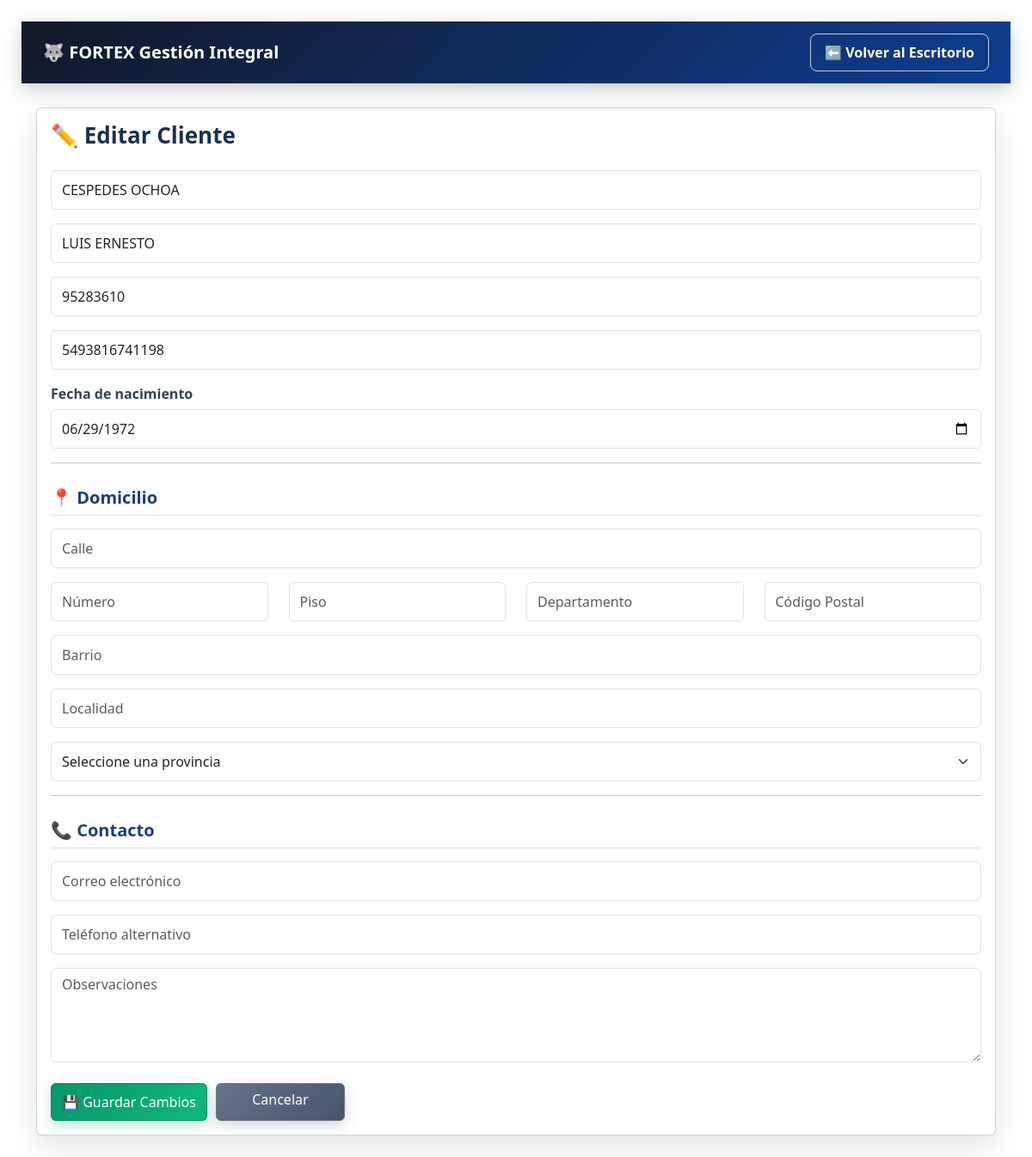
/clientes/2/editar/, run on the app's committed database.
### clientes/models.py (models this page shows, shortened)
class Cliente(models.Model):
    nombre = models.CharField("Nombre", max_length=100)
    apellido = models.CharField("Apellido", max_length=100)
    dni = models.CharField("DNI", max_length=20, unique=True)
    fecha_nacimiento = models.DateField(
        "Fecha de nacimiento",
        null=True,
        blank=True
    )
    whatsapp = models.CharField("WhatsApp", max_length=20, blank=True, default="")
    calle = models.CharField("Calle", max_length=150, blank=True)
    numero = models.CharField("Número", max_length=20, blank=True)
    piso = models.CharField("Piso", max_length=20, blank=True)
    departamento = models.CharField("Departamento", max_length=20, blank=True)
    barrio = models.CharField("Barrio", max_length=100, blank=True)
    codigo_postal = models.CharField("Código postal", max_length=20, blank=True)
    email = models.EmailField("Email", blank=True)
    telefono_alternativo = models.CharField(
    "Teléfono alternativo",
    max_length=30,
    blank=True
    )
    estado = models.CharField(
    "Estado",
    max_length=20,
    choices=[
        ("Activo", "Activo"),
        ("Inactivo", "Inactivo"),
        ("Prospecto", "Prospecto"),
    ],
    default="Activo"
    )
    localidad = models.CharField(
        "Localidad",
        max_length=100,
        blank=True
    )
    provincia = models.CharField(
        "Provincia",
        max_length=100,
        blank=True
    )
    observaciones = models.TextField(
        "Observaciones",
        blank=True
    )

### principal/views.py (the view, shortened to what this page needs)
# urls.py: path("clientes/<int:cliente_id>/editar/",views.editar_cliente,name="editar_cliente",),
def editar_cliente(request, cliente_id):
    cliente = get_object_or_404(
        Cliente,
        id=cliente_id,
    )
    return render(
        request,
        "principal/editar_cliente.html",
        {
            "cliente": cliente,
        },
    )

### principal/templates/principal/editar_cliente.html (shortened to what this page needs)
<!DOCTYPE html>
<html lang="es">
{% load static %}
<head>
    <link rel="stylesheet" href="{% static 'principal/css/estilos.css' %}">
    <link href="https://cdn.jsdelivr.net/npm/bootstrap@5.3.3/dist/css/bootstrap.min.css" rel="stylesheet">
</head>
<body>
<nav class="fortex-navbar">
    <div class="fortex-navbar-contenido">
        <span class="fortex-marca">
            🐺 FORTEX Gestión Integral
        </span>
        <a href="/" class="fortex-volver">
            ⬅ Volver al Escritorio
        </a>
    </div>
</nav>
<div class="container">
    <div class="card shadow">
        <div class="card-body">
            <h3>✏️ Editar Cliente</h3>
            <form
              method="POST"
              id="form-editar-cliente"
              onsubmit="return confirmarGuardadoCliente(event)"
>
                <input
                  class="form-control mb-3"
                  type="text"
                  name="apellido"
                  placeholder="Apellido"
                  value="{{ datos.apellido|default:cliente.apellido }}"
                  required
                >
                <input
                  class="form-control mb-3"
                  type="text"
                  name="nombre"
                  placeholder="Nombre"
                  value="{{ datos.nombre|default:cliente.nombre }}"
                  required
                >
                <input
                  class="form-control mb-3"
                  type="text"
                  name="dni"
                  placeholder="DNI"
                  value="{{ datos.dni|default:cliente.dni }}"
                  required
                >
                <input
                  class="form-control mb-3"
                  type="text"
                  name="whatsapp"
                  placeholder="WhatsApp"
                  value="{{ datos.whatsapp|default:cliente.whatsapp }}"
                  required
                >
                <label>Fecha de nacimiento</label>
                <input
                  class="form-control mb-3"
                  type="date"
                  name="fecha_nacimiento"
                  placeholder="Fecha nacimiento"
                  value="{% if datos.fecha_nacimiento %}{{ datos.fecha_nacimiento }}{% else %}{{ cliente.fecha_nacimiento|date:'Y-m-d' }}{% endif %}"
                  required
                >
                <hr>
<h5>📍 Domicilio</h5>
<input class="form-control mb-3" type="text" name="calle" placeholder="Calle" value="{{ datos.calle|default:cliente.calle }}">
<div class="row">
    <div class="col-md-3">
        <input class="form-control mb-3" type="text" name="numero" placeholder="Número" value="{{ datos.numero|default:cliente.numero }}">
    </div>
    <div class="col-md-3">
        <input class="form-control mb-3" type="text" name="piso" placeholder="Piso" value="{{ datos.piso|default:cliente.piso }}">
    </div>
    <div class="col-md-3">
        <input class="form-control mb-3" type="text" name="departamento" placeholder="Departamento" value="{{ datos.departamento|default:cliente.departamento }}">
    </div>
    <div class="col-md-3">
        <input class="form-control mb-3" type="text" name="codigo_postal" placeholder="Código Postal" value="{{ datos.codigo_postal|default:cliente.codigo_postal }}">
    </div>
</div>
<input class="form-control mb-3" type="text" name="barrio" placeholder="Barrio" value="{{ datos.barrio|default:cliente.barrio }}">
<input class="form-control mb-3" type="text" name="localidad" placeholder="Localidad" value="{{ datos.localidad|default:cliente.localidad }}">
<select class="form-select mb-3" name="provincia">
    <option value="">Seleccione una provincia</option>
</select>
<hr>
<h5>📞 Contacto</h5>
<input class="form-control mb-3" type="email" name="email" placeholder="Correo electrónico" value="{{ datos.email|default:cliente.email }}">
<input class="form-control mb-3" type="text" name="telefono_alternativo" placeholder="Teléfono alternativo" value="{{ datos.telefono_alternativo|default:cliente.telefono_alternativo }}">
<textarea class="form-control mb-3" name="observaciones" rows="4" placeholder="Observaciones">{% if datos.observaciones %}{{ datos.observaciones }}{% else %}{{ cliente.observaciones }}{% endif %}</textarea>
                <div class="grupo-botones">
                    <button class="btn btn-success" type="submit">
                       💾 Guardar Cambios
                    </button>
                    <a href="/" class="btn btn-secondary">
                       Cancelar
                    </a>
                </div>
            </form>
        </div>
    </div>
</div>
</body>
</html>

### principal/static/principal/css/estilos.css (style rules this page uses)
body { font-family: Arial, sans-serif; background: #eef2f6; margin: 0; padding: 25px; color: #1f2933; }
h2, h3 { color: #1d4f73; }
a { color: #0b5fa5; font-weight: bold; }
body { background: #eef3f8; }
.container { max-width: 1000px; }
.card { border: none; border-radius: 16px; overflow: hidden; }
.card.shadow { box-shadow: 0 12px 32px rgba(15, 23, 42, 0.12) !important; }
.card-body { padding: 30px; }
.card-body h3 { margin-bottom: 25px; color: #111827; font-size: 26px; font-weight: 700; }
.card-body h5 { margin-top: 28px; margin-bottom: 15px; padding-bottom: 8px; border-bottom: 1px solid #dbe3ec; color: #1e3a8a; font-weight: 700; }
.form-control, .form-select { min-height: 46px; border: 1px solid #cbd5e1; border-radius: 9px; background-color: #ffffff; color: #1f2937; }
textarea.form-control { min-height: 110px; }
label { margin-bottom: 6px; color: #374151; font-weight: 600; }
.btn { min-height: 42px; padding: 9px 18px; border-radius: 8px; font-weight: 600; }
.btn-primary, .btn-success { box-shadow: 0 5px 14px rgba(13, 110, 253, 0.18); }
.btn-secondary { margin-left: 6px; }
.container { max-width: 1100px; }
.card { border: none; border-radius: 15px; overflow: hidden; }
.card-body { padding: 35px; }
.card h3 { font-weight: 700; color: #17324d; margin-bottom: 25px; }
label { font-weight: 600; color: #374151; margin-bottom: 6px; }
.form-control, .form-select { border-radius: 8px; min-height: 46px; border: 1px solid #ced4da; transition: .2s; }
.btn { border-radius: 8px; min-width: 170px; font-weight: 600; }
.btn-secondary { margin-left: 8px; }
.fortex-navbar { margin-bottom: 28px; padding: 14px 24px; background: linear-gradient(135deg, #111827, #0f3d91); box-shadow: 0 7px 20px rgba(15, 23, 42, 0.22); }
.fortex-navbar-contenido { max-width: 1100px; margin: 0 auto; display: flex; align-items: center; justify-content: space-between; gap: 20px; }
.fortex-marca { color: #ffffff; font-size: 20px; font-weight: 700; }
.fortex-volver { padding: 9px 16px; border: 1px solid rgba(255, 255, 255, 0.75); border-radius: 8px; color: #ffffff; font-weight: 600; text-decoration: none; transition: 0.2s; }
.btn { min-width: 150px; min-height: 44px; padding: 10px 18px; border: none; border-radius: 10px; font-size: 15px; font-weight: 700; text-decoration: none; transition: transform 0.2s ease, box-shadow 0.2s ease, filter 0.2s ease; }
.btn-success { background: linear-gradient(135deg, #059669, #10b981); box-shadow: 0 6px 15px rgba(5, 150, 105, 0.24); color: #ffffff; }
.btn-secondary { background: linear-gradient(135deg, #64748b, #475569); box-shadow: 0 6px 15px rgba(71, 85, 105, 0.22); color: #ffffff; }
.grupo-botones { display: flex; flex-wrap: wrap; gap: 10px; margin-top: 24px; }
.grupo-botones .btn { margin: 0; }

### data on the page
Cliente: apellido "CESPEDES OCHOA", nombre "LUIS ERNESTO", dni "95283610", whatsapp "5493816741198", fecha_nacimiento "06/29/1972"
